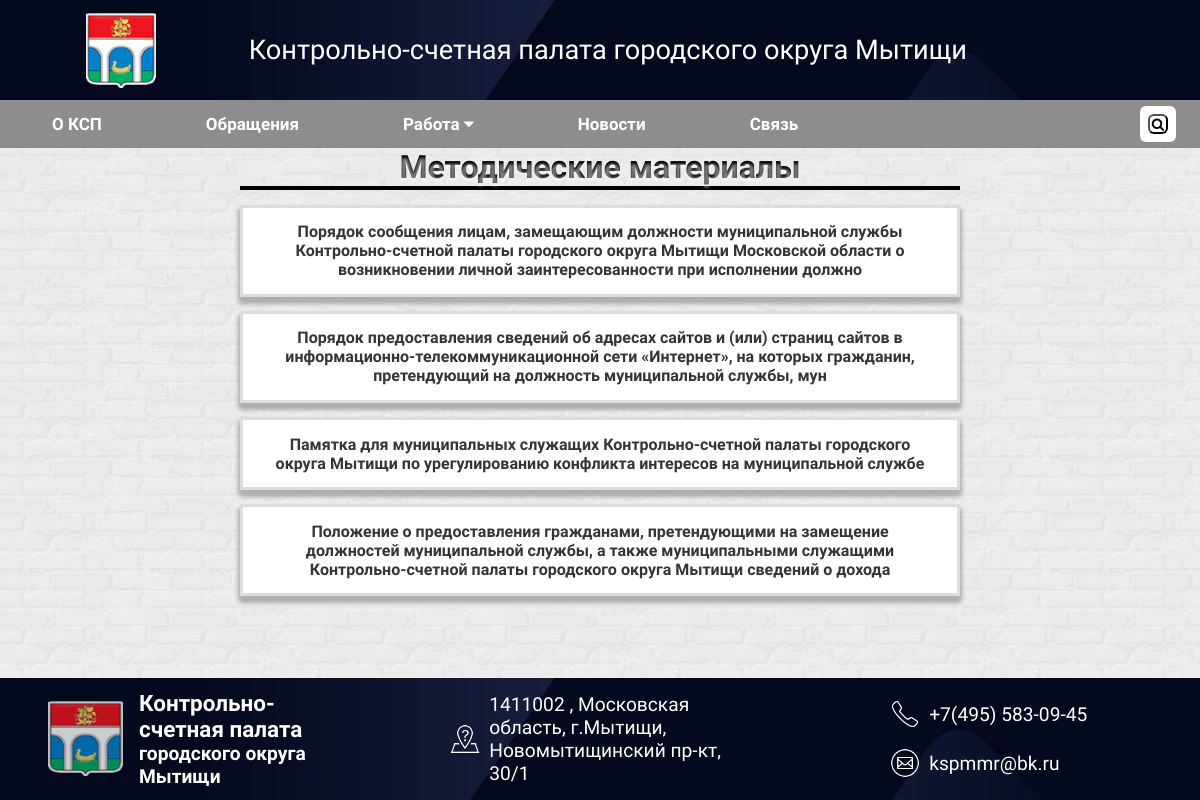
Screenshot of /anti-corruption/materials/ with the database file from the repository.
### news/models.py (models this page shows, shortened)
class Anti_corrupsion(models.Model):
    title = models.CharField(max_length=200, unique=True, verbose_name='Название')
    document = models.FileField(upload_to='anti-corruption/', validators=[FileExtensionValidator(allowed_extensions=['doc', 'docx', 'pdf'])], verbose_name='Документ', blank=True, null=True, max_length=500)
    created_at = models.DateTimeField(null=True, blank=True, verbose_name='Дата')
    status = models.IntegerField(choices=TYPE_3, default=0, verbose_name='Тип документа')
    class Meta:
        verbose_name = 'Противодействие коррупции'
        verbose_name_plural = 'Противодействие коррупции'
        ordering = ['-created_at']

### news/views.py (the view)
# urls.py: path('anti-corruption/materials/', views.anti_corruption_materials, name='materials'),
def anti_corruption_materials(request):
    materials = Anti_corrupsion.objects.filter(status=1).order_by('-created_at')
    context = {
        'documents' : materials
    }
    return render(request, 'teaching_materials.html', context)

### templates/teaching_materials.html (shortened to what this page needs)
{% extends 'base.html' %}
{% block content %}
<div class="regular-documents-container">
    <div class="reg-docs-cont">
        <div class="obr"><h1>Методические материалы</h1></div>
        {% for document in documents %}
            <div class="reg-docs-one-cont">
                <a class="reg-docs-link" href="{% url 'anti_corruption-view' anti_corruption_id=document.id %}">{{ document.title }}</a>
            </div>
        {% endfor %}
    </div>
</div>
{% endblock content %}

### static/styles/feedback.css (style rules this page uses)
.obr { display: flex; border-bottom: 4px solid black; justify-content: center; background-color: #000000; -webkit-background-clip: text; -moz-background-clip: text; background-clip: text; color: transparent; text-shadow: rgba(255,255,255,0.5) 0px 3px 3px; }

### static/styles/main.css (style rules this page uses)
* { margin: 0%; padding: 0%; font-family: 'Arsenal', sans-serif; }
html { height: 100%; }
body { background: url(/static/img/white-brick.png); background-color: rgb(201, 201, 201); background-size: 15%; background-position: center; background-repeat: repeat; display: flex; flex-direction: column; min-height: 100vh; }

### static/styles/search_result_list.css (style rules this page uses)
a { text-decoration: none; }

### static/styles/documents.css (style rules this page uses)
.regular-documents-container { width: 100%; display:flex; justify-content: center; align-items: center; text-align: center; overflow: auto; }
.reg-docs-cont { width: 60%; }
.reg-docs-link { text-decoration: none; color:rgb(53, 53, 53); font-weight: bold; }
.reg-docs-one-cont { margin-top: 2%; margin-bottom: 2%; border-style: solid; border-color: rgb(221, 221, 224); background-color: white; padding: 2% 4% 2% 4%; box-shadow: 0 5px 5px #afafaf, 0 5px 5px #afafaf, 0 5px 5px #afafaf; }

### rows the page displays
Anti_corrupsion: title "Порядок сообщения лицам, замещающим должности муниципальной службы Контрольно-счетной палаты городского округа Мытищи Московской области о возникновении личной заинтересованности при исполнении должно"
Anti_corrupsion: title "Порядок предоставления сведений об адресах сайтов и (или) страниц сайтов в информационно-телекоммуникационной сети «Интернет», на которых гражданин, претендующий на должность муниципальной службы, мун"
Anti_corrupsion: title "Памятка для муниципальных служащих Контрольно-счетной палаты городского округа Мытищи по урегулированию конфликта интересов на муниципальной службе"
Anti_corrupsion: title "Положение о предоставления гражданами, претендующими на замещение должностей муниципальной службы, а также муниципальными служащими Контрольно-счетной палаты городского округа Мытищи сведений о дохода"
